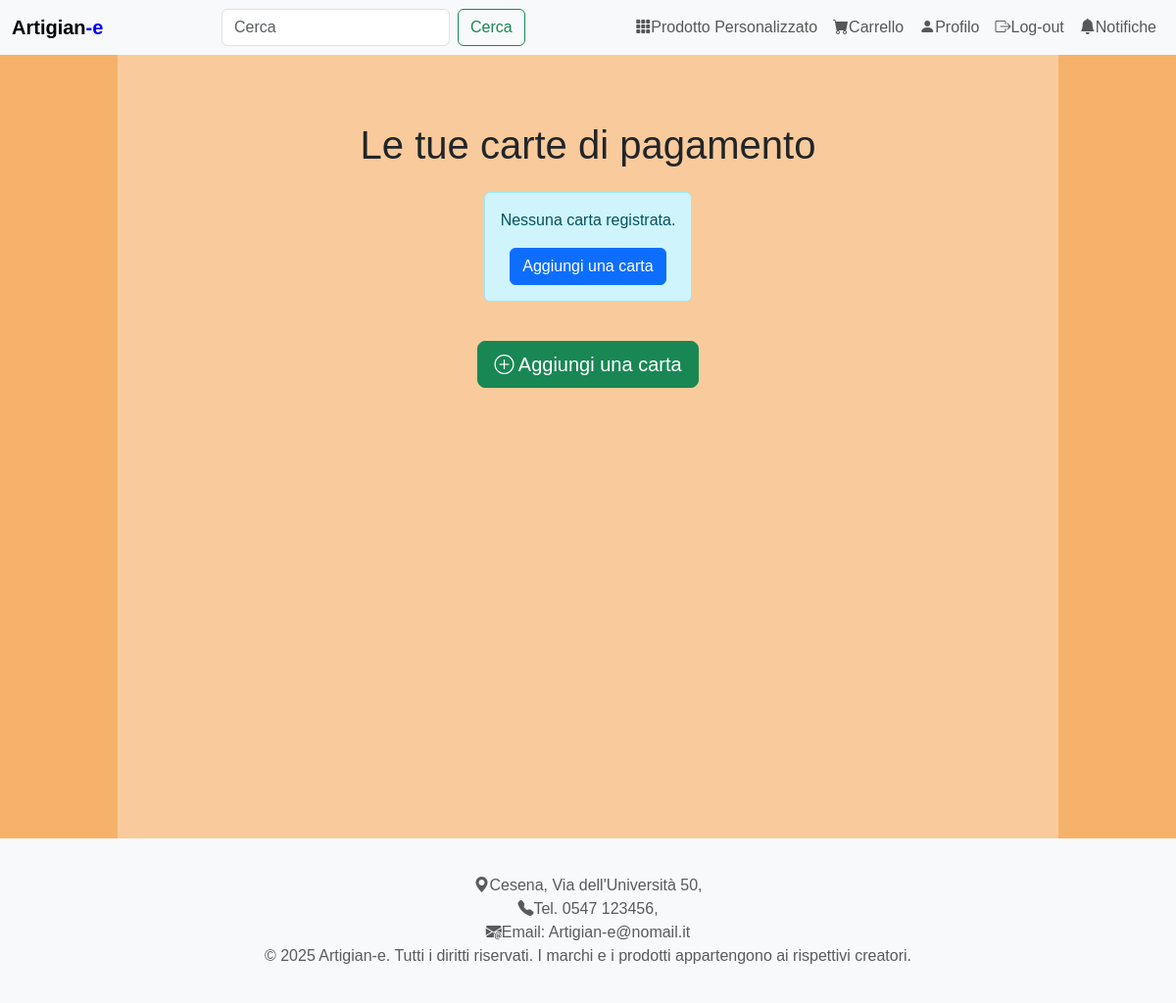
The page /pages/info_carte.php (signed in) on the database as committed earlier.
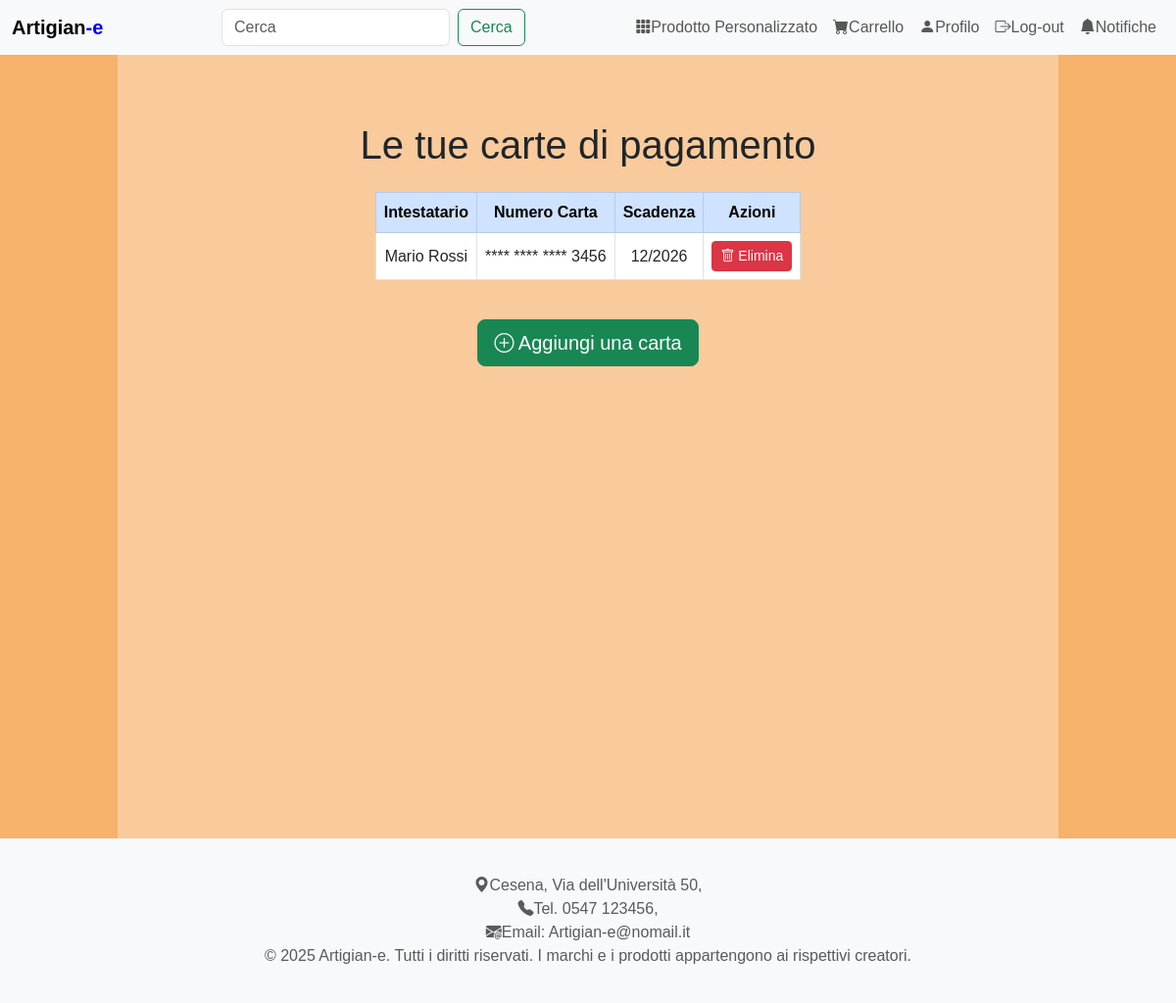
The same page on the database as committed later.
### tables this page shows
create table CARTA_DI_CREDITO (
	Email VARCHAR(100) not null,
	Nome VARCHAR(25) not null,
	Cognome VARCHAR(25) not null,
	Numero CHAR(16) not null,
	Scadenza date not null,
	primary key (Email, Numero));

### DataBase/Database.php (called while the page is built, shortened)
<?php
class DatabaseHelper
{
    private $db;
    public function __construct($servername, $username, $password, $dbname, $port)
    {
        $this->db = new mysqli($servername, $username, $password, $dbname, $port);
    }
    public function getUserCards($email) {
        $query = "SELECT C.*
                  FROM carta_di_credito AS C
                  WHERE C.Email = ?
                  AND C.Scadenza >= CURDATE()
                  ORDER BY C.Scadenza ASC";
        $stmt = $this->db->prepare($query);
        $stmt->bind_param('s', $email);
        $stmt->execute();
        $result = $stmt->get_result();
        return $result->fetch_all(MYSQLI_ASSOC);
    }
}
?>

### includes/bootstrap.php (called while the page is built, shortened)
<?php
require_once("../database/Database.php");
require_once("functions.php");
$dbh = new DatabaseHelper("localhost", "root", "", "db_artigiany", 3306);

### includes/functions.php (called while the page is built, shortened)
<?php
function getLoggedUserEmail() {
    return $_SESSION["email"] ?? null;
}
function maskCardNumber($number) {
    return '**** **** **** ' . substr(strval($number), -4);
}
?>

### pages/info_carte.php (the view, shortened to what this page needs)
<?php
include_once("../includes/bootstrap.php");
include_once("../includes/functions.php");
$email = getloggeduseremail();
try {
    $cards = $dbh->getUserCards($email);
} catch (Exception $e) {
    error_log("Errore: " . $e->getMessage());
    $cards = [];
}
include("../includes/header.php");
?>
<main>
    <div class="container-page">
        <div id="main-content">
        <div class="row">
            <div class="container py-5">
                <h1 class="mb-4">Le tue carte di pagamento</h1>
                <?php if (empty($cards)): ?>
                            <div class="alert alert-info text-center">
                                Nessuna carta registrata. <br>
                                <a href="add_card.php" class="btn btn-primary mt-3">Aggiungi una carta</a>
                            </div>
                        <?php else: ?>
                            <div class="table-responsive">
                                <table class="table table-hover table-bordered text-center align-middle">
                                    <thead class="table-primary">
                                        <tr>
                                            <th>Intestatario</th>
                                            <th>Numero Carta</th>
                                            <th>Scadenza</th>
                                            <th>Azioni</th>
                                        </tr>
                                    </thead>
                                    <tbody>
                                        <?php foreach ($cards as $card): ?>
                                            <tr>
                                                <td><?= htmlspecialchars($card['Nome'] . ' ' . $card['Cognome']) ?></td>
                                                <td><?= maskCardNumber($card['Numero']) ?></td>
                                                <td><?= htmlspecialchars(date('m/Y', strtotime($card['Scadenza']))) ?></td>
                                                <td>
                                                    <form method="post" action="delete_card.php" style="display:inline;">
                                                        <button type="submit" class="btn btn-danger btn-sm">
                                                            <i class="bi bi-trash"></i> Elimina
                                                        </button>
                                                    </form>
                                                </td>
                                            </tr>
                                        <?php endforeach; ?>
                                    </tbody>
                                </table>
                            </div>
                        <?php endif; ?>
                        <div class="d-flex justify-content-center mt-4">
                            <a href="add_card.php" class="btn btn-success btn-lg">
                                <i class="bi bi-plus-circle"></i> Aggiungi una carta
                            </a>
                        </div>
            </div>
     </div>
     </div>
    </div>
</main>
<?php
include("../includes/footer.php");
?>

Rows that differ between the two databases and show on the page:
added carta_di_credito: Nome+Cognome "Mario Rossi", Numero "**** **** **** 3456", Scadenza "12/2026"
Other text that changed with them:
text no longer shown: "Nessuna carta registrata. Aggiungi una carta"
text now shown: "Intestatario Numero Carta Scadenza Azioni"
